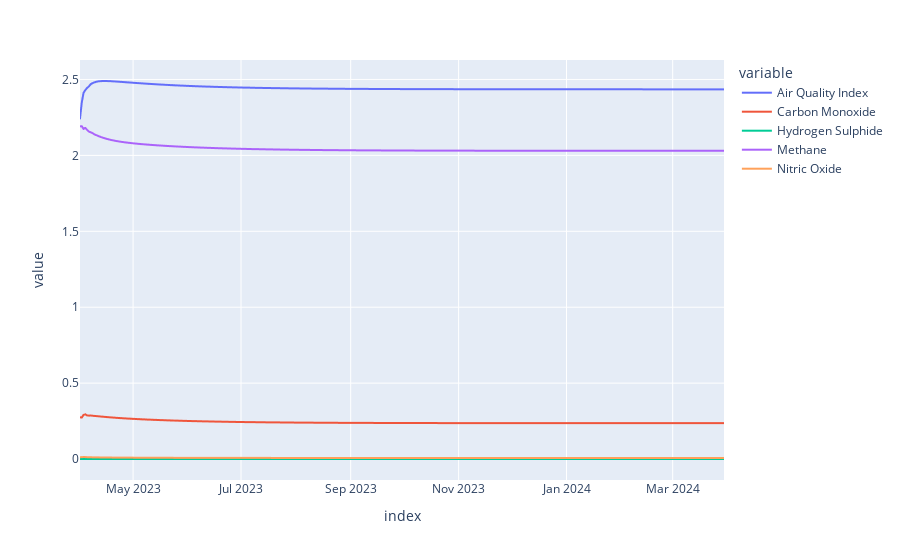

Notebook code cell kept with this figure:
### Code cell
px.line(forecast_df[['Air Quality Index', 'Carbon Monoxide', 'Hydrogen Sulphide', 'Methane', 'Nitric Oxide']])

### Figure 1 — Plotly figure (JSON) as saved in the notebook; plotly's stock layout.template omitted (floating-point values rounded to 4 significant figures; data arrays with more than 128 entries replaced by an {"elided": "..."} marker saying what was removed)
{"data": [{"hovertemplate": "variable=Air Quality Index<br>index=%{x}<br>value=%{y}<extra></extra>", "legendgroup": "Air Quality Index", "line": {"color": "#636efa", "dash": "solid"}, "marker": {"symbol": "circle"}, "mode": "lines", "name": "Air Quality Index", "showlegend": true, "type": "scattergl", "x": {"elided": "365 str values"}, "xaxis": "x", "y": {"elided": "365 float values"}, "yaxis": "y"}, {"hovertemplate": "variable=Carbon Monoxide<br>index=%{x}<br>value=%{y}<extra></extra>", "legendgroup": "Carbon Monoxide", "line": {"color": "#EF553B", "dash": "solid"}, "marker": {"symbol": "circle"}, "mode": "lines", "name": "Carbon Monoxide", "showlegend": true, "type": "scattergl", "x": {"elided": "365 str values"}, "xaxis": "x", "y": {"elided": "365 float values"}, "yaxis": "y"}, {"hovertemplate": "variable=Hydrogen Sulphide<br>index=%{x}<br>value=%{y}<extra></extra>", "legendgroup": "Hydrogen Sulphide", "line": {"color": "#00cc96", "dash": "solid"}, "marker": {"symbol": "circle"}, "mode": "lines", "name": "Hydrogen Sulphide", "showlegend": true, "type": "scattergl", "x": {"elided": "365 str values"}, "xaxis": "x", "y": {"elided": "365 float values"}, "yaxis": "y"}, {"hovertemplate": "variable=Methane<br>index=%{x}<br>value=%{y}<extra></extra>", "legendgroup": "Methane", "line": {"color": "#ab63fa", "dash": "solid"}, "marker": {"symbol": "circle"}, "mode": "lines", "name": "Methane", "showlegend": true, "type": "scattergl", "x": {"elided": "365 str values"}, "xaxis": "x", "y": {"elided": "365 float values"}, "yaxis": "y"}, {"hovertemplate": "variable=Nitric Oxide<br>index=%{x}<br>value=%{y}<extra></extra>", "legendgroup": "Nitric Oxide", "line": {"color": "#FFA15A", "dash": "solid"}, "marker": {"symbol": "circle"}, "mode": "lines", "name": "Nitric Oxide", "showlegend": true, "type": "scattergl", "x": {"elided": "365 str values"}, "xaxis": "x", "y": {"elided": "365 float values"}, "yaxis": "y"}], "layout": {"legend": {"title": {"text": "variable"}, "tracegroupgap": 0}, "margin": {"t": 60}, "xaxis": {"anchor": "y", "domain": [0, 1], "title": {"text": "index"}}, "yaxis": {"anchor": "x", "domain": [0, 1], "title": {"text": "value"}}}}
